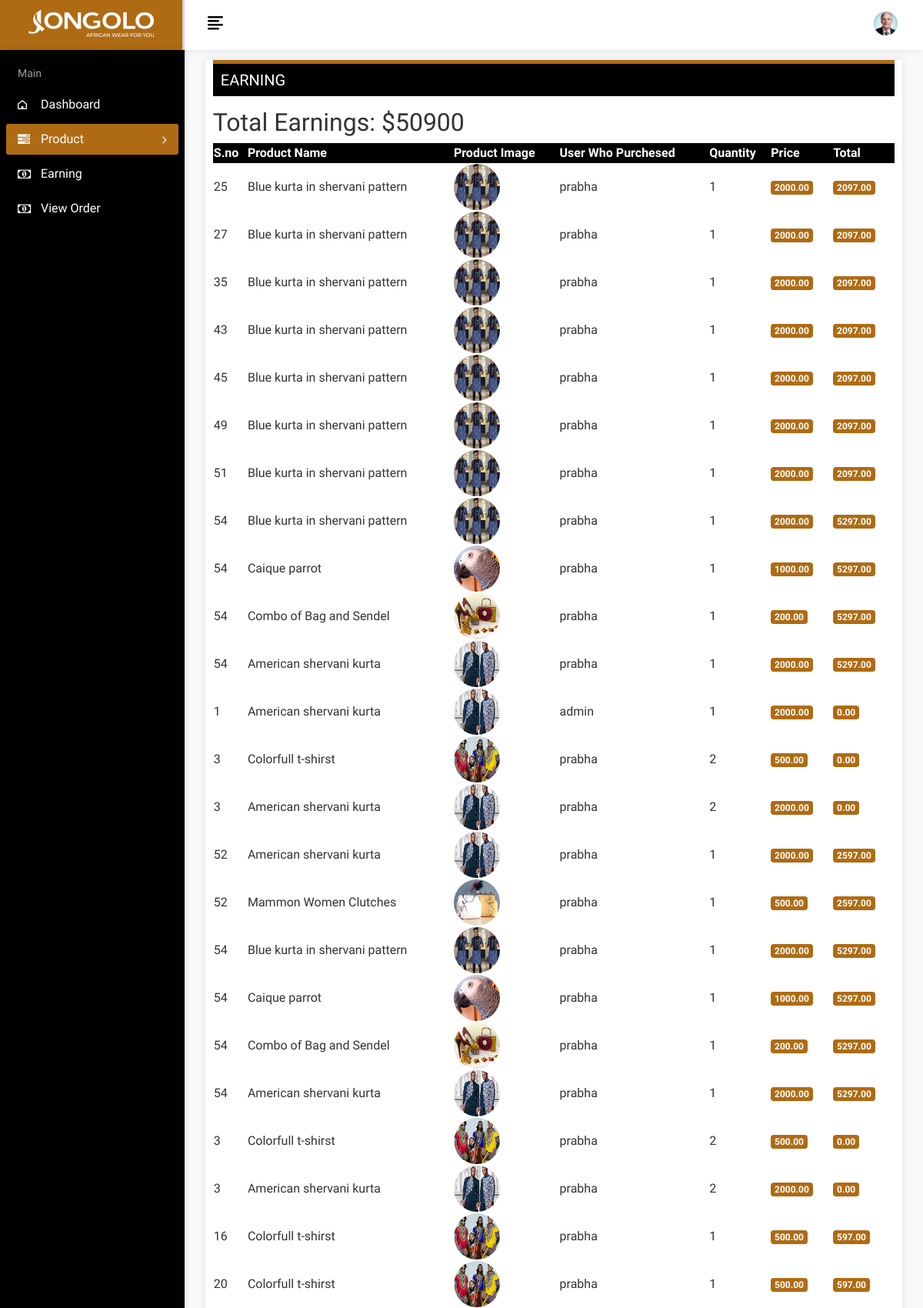
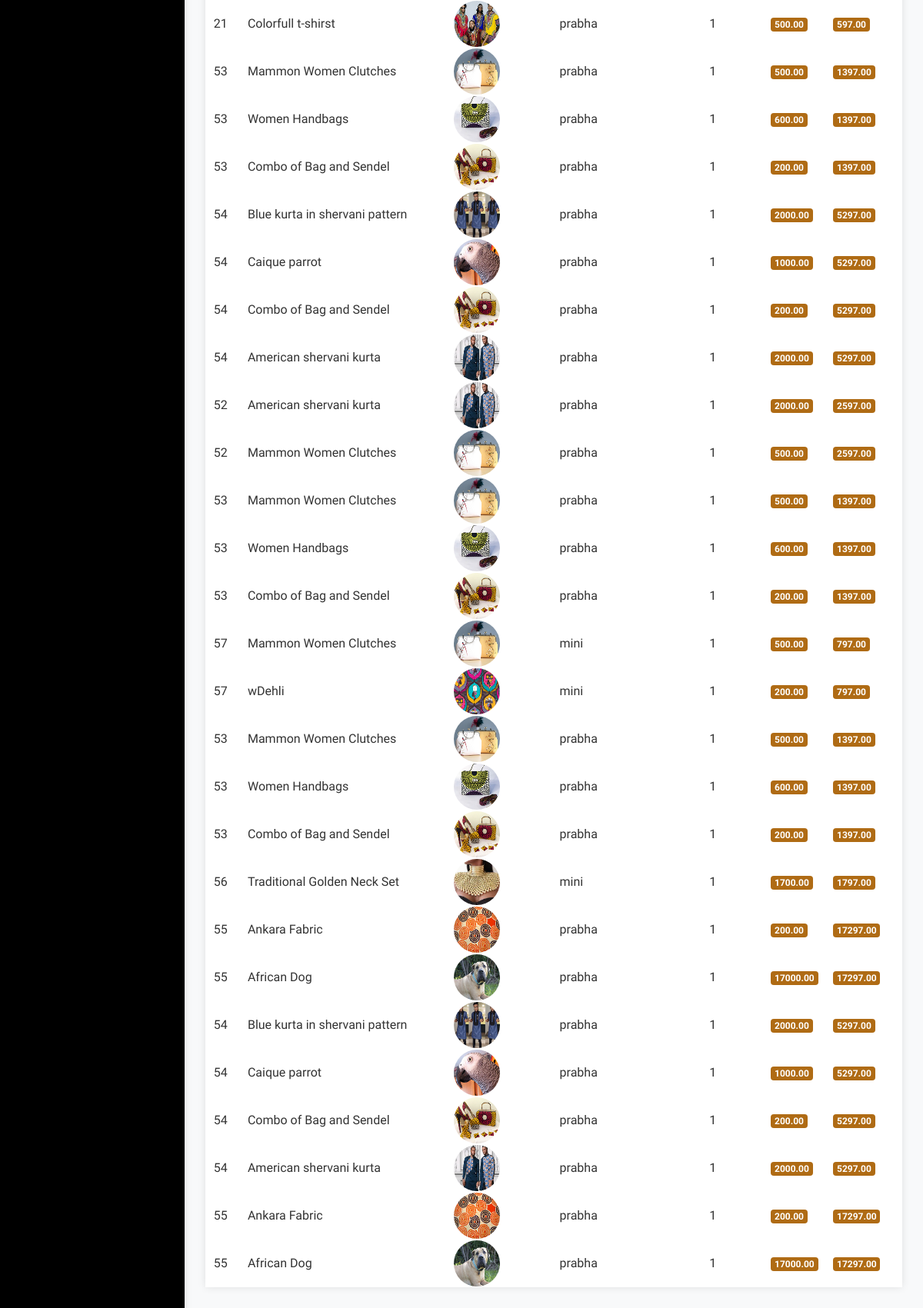
The page /earning (signed in) on the database as committed earlier (2 pictures, top to bottom).
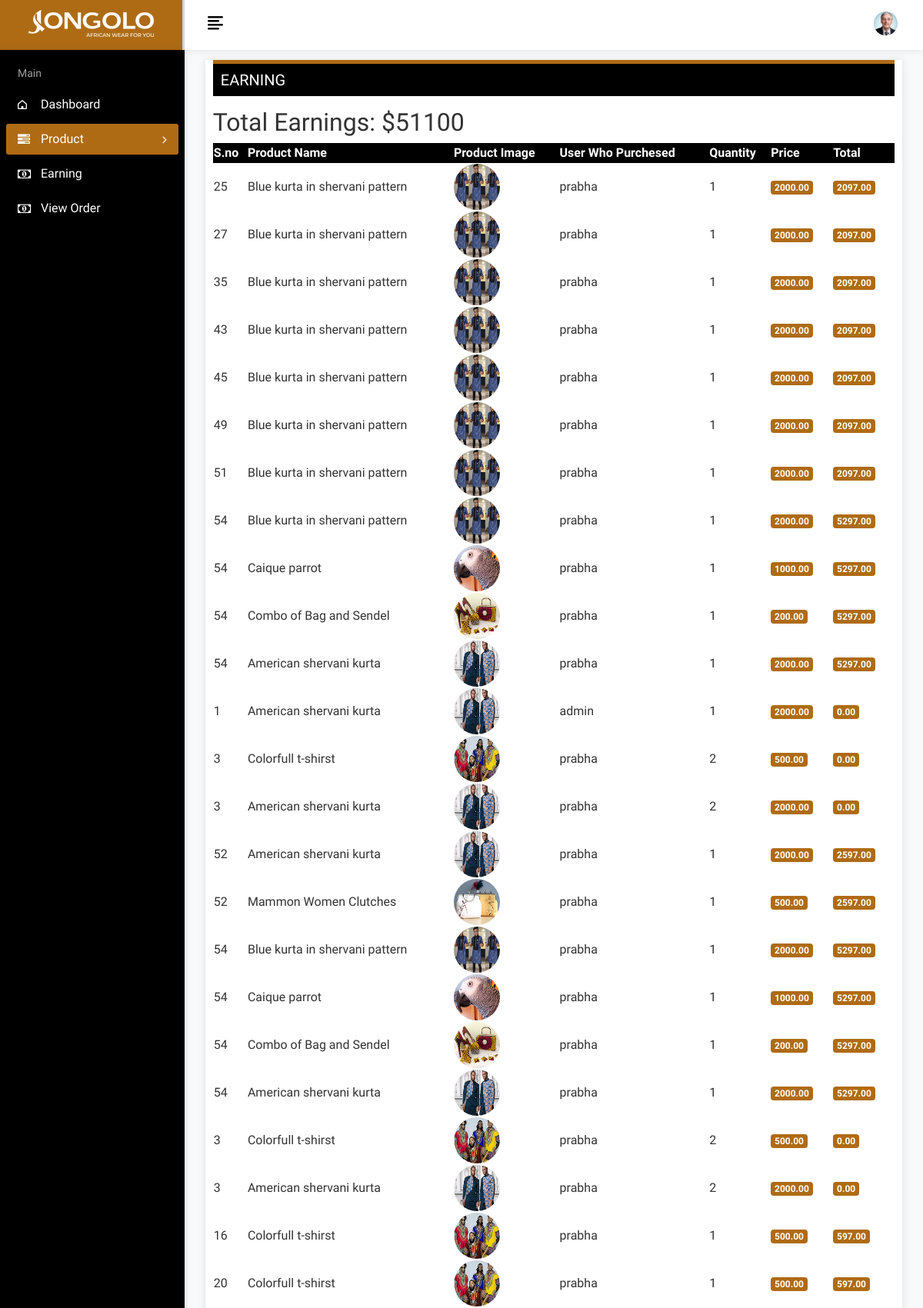
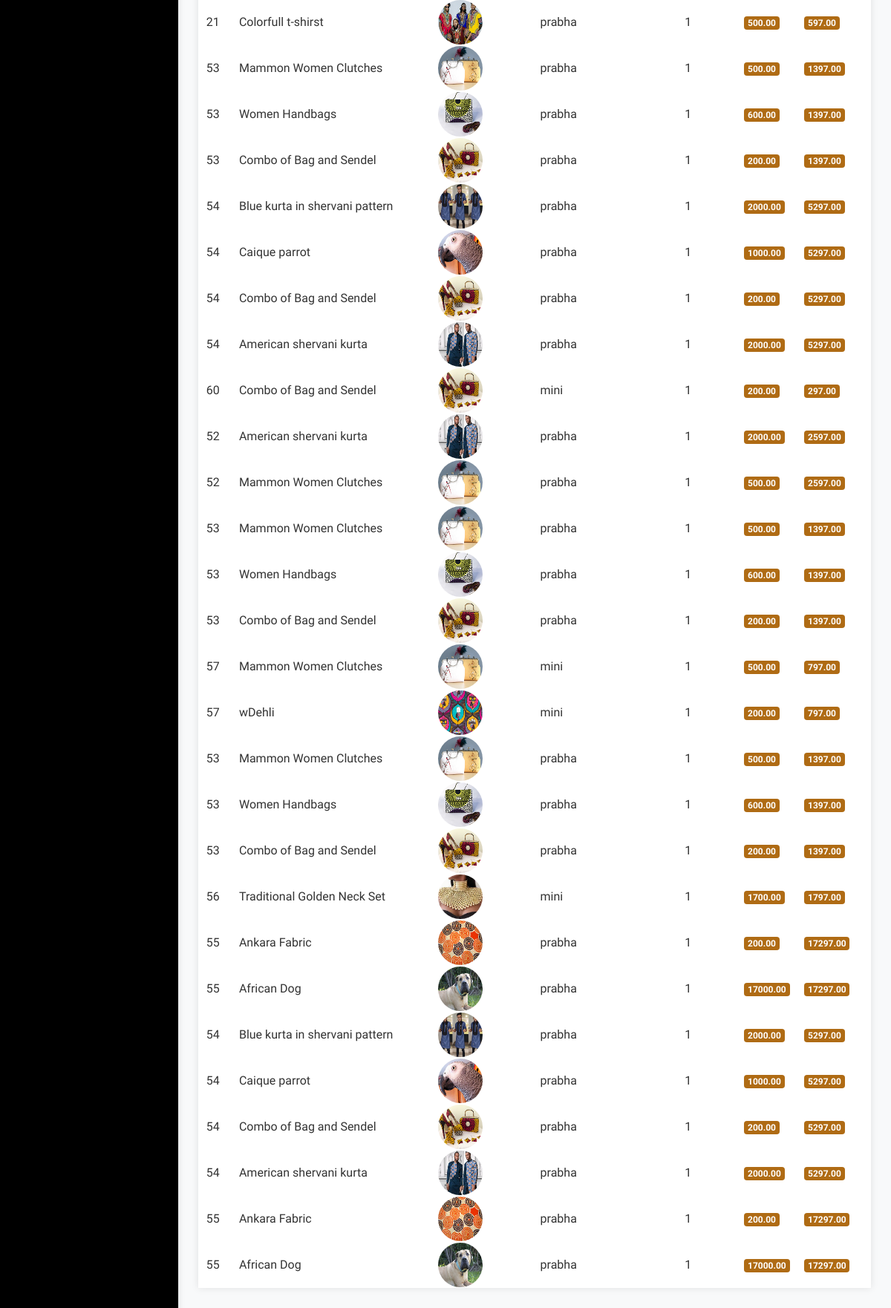
The same page on the database as committed later (2 pictures, top to bottom).
### myapp/models.py (models this page shows, shortened)
class Order(models.Model):
    user = models.ForeignKey(User, on_delete=models.CASCADE)
    created_at = models.DateTimeField(auto_now_add=True)
    shipping_address = models.ForeignKey(Adres, on_delete=models.SET_NULL, null=True, blank=True)
    total_price = models.DecimalField(max_digits=10, decimal_places=2)
    status = models.CharField(max_length=20,default='pending')

class OrderItem(models.Model):
    order = models.ForeignKey(Order, on_delete=models.CASCADE)
    product = models.ForeignKey(Product, on_delete=models.CASCADE)
    quantity = models.PositiveIntegerField()
    unit_price = models.DecimalField(max_digits=10, decimal_places=2)

class Product(models.Model):
    user = models.ForeignKey(User, on_delete=models.CASCADE, default=1)
    name = models.CharField(max_length=100)
    price = models.IntegerField(default=0)
    category = models.ForeignKey(Category, on_delete=models.CASCADE, default=1)
    description = models.CharField(max_length=200, default='' , null=True , blank=True)
    image = models.ImageField(upload_to='products')
    def total_earnings(self):
        order_items = OrderItem.objects.filter(product=self)
        total_quantity_sold = sum(item.quantity for item in order_items)
        return total_quantity_sold * self.price

class User(AbstractBaseUser, PermissionsMixin):
    email = models.EmailField(unique=True, verbose_name='Email Address')
    username = models.CharField(max_length=256)
    is_active = models.BooleanField(default=True)
    is_staff = models.BooleanField(default=False)
    is_admin = models.BooleanField(default=False)
    is_superuser = models.BooleanField(default=False)
    SUPERUSER = '1'
    VENDER = '2'
    ADDUSER = '3'
    BLOGER = '4'
    User_type=(
        ('Superuser','SUPERUSER'),
        ('AddUser','ADDUSER'),
        ('Vender','VENDER'),
        ('Bloger','BLOGER'),
    )
    user_type_data = (('Bloger','BLOGER'), ( VENDER, "Vender"), (ADDUSER, "AddUser"), (SUPERUSER, "Superuser"))
    user_type = models.CharField( choices=user_type_data, max_length=10,default='1')
    USERNAME_FIELD = 'email'
    REQUIRED_FIELDS = ['username']
    objects = UserManager()
    class Meta:
        db_table = 'user_profile'
    def __str__(self):
        return f'{self.username} '

### myapp/vender_views.py (the view)
# urls.py: path('earning',vender_views.earning,name='earning'),
def earning(request):
    user_orders = Order.objects.filter(orderitem__product__user=request.user)
    user_products = Product.objects.filter(user=request.user)
    total_earnings = sum(product.total_earnings() for product in user_products)
    return render(request, 'vender/earning.html', {'total_earnings': total_earnings, 'user_orders':user_orders})

### templates/vender/earning.html (shortened to what this page needs)
{% load static %}
<!DOCTYPE html>
<html lang="en">
<head>
	<link rel="stylesheet" href="{% static 'vender/css/bootstrap.min.css' %}">
	<link rel="stylesheet" href="{% static 'vender/css/font-awesome.min.css' %}">
	<link rel="stylesheet" href="{% static 'vender/css/feathericon.min.css' %}">
	<link rel="stylesheet" href="{% static 'vender/css/style.css' %}">
</head>
<body>
	<div class="main-wrapper">
		<div class="header">
			<div class="header-left">
				<a href="/dashboard-add" class="logo">
					<img src="{% static 'vender/img/logo.png' %}" alt="Logo">
				</a>
			</div>
			<a href="javascript:void(0);" id="toggle_btn">
				<i class="fe fe-text-align-left"></i>
			</a>
			<ul class="nav user-menu">
				<li class="nav-item dropdown app-dropdown">
					<a class="nav-link dropdown-toggle" aria-expanded="false" role="button" data-toggle="dropdown"
						href="#"><i class="fe fe-app-menu"></i></a>
				</li>
				<li class="nav-item dropdown has-arrow">
					<a href="#" class="dropdown-toggle nav-link" data-toggle="dropdown">
						<span class="user-img"><img class="rounded-circle"
								src="{% static 'vender/img/profiles/avatar-01.jpg' %}" width="31"
								alt="Ryan Taylor"></span>
					</a>
				</li>
			</ul>
		</div>
		<div class="sidebar" id="sidebar">
			<div class="sidebar-inner slimscroll">
				<div id="sidebar-menu" class="sidebar-menu">
					<ul>
						<li class="menu-title">
							<span>Main</span>
						</li>
						<li>
							<a href="/dashboard-add"><i class="fe fe-home"></i> <span>Dashboard</span></a>
						</li>
						<li class="submenu active">
							<a href="#" class=""><i class="fa fa-tasks"></i> <span> Product </span> <span
									class="menu-arrow"></span></a>
						</li>
						<li>
							<a href="/earning"><i class="fa fa-money"></i> <span>Earning</span></a>
						</li>
						<li>
							<a href="/order1"><i class="fa fa-money"></i> <span>View Order</span></a>
						</li>
					</ul>
				</div>
			</div>
		</div>
		<div class="page-wrapper">
			<div class="content container-fluid">
				<div class="page-header">
					<div class="row">
						<div class="col-sm-12">
							<div class="card full-header">
								<div class="users">
									<h3 class="page-title">Earning</h3>
								</div>
								<div class="user-box">
									<div class="datatables">
										<table id="example" class="display nowrap" style="width:100%">
											<thead>
												<tr>
													<th>S.no</th>
													<th>Product Name</th>
													<th>Product Image</th>
													<th>User Who Purchesed</th>
													<th>Quantity</th>
													<th>Price</th>
													<th>Total</th>
												</tr>
											</thead>
											<tbody>
												<tr class="even">
													<h2>Total Earnings: ${{ total_earnings }}</h2>
													{% for order in user_orders %}
													{% for item in order.orderitem_set.all %}
													<td>{{ order.id }}</td>
													<td>{{item.product.name}}</td>
													<td><img class="rounded-circle"
															src="{{item.product.image.url}}" width="31"
															alt="{{item.user}}" style="height: 60px;width: 60px;"></td>
													<td>{{order.user}}</td>
													<td>{{ item.quantity }}</td>
													<td>
														<div class="badge badge-success">{{item.unit_price}}</div>
													</td>
													<td>
														<div class="badge badge-success">{{order.total_price}}</div>
													</td>
												</tr>
												{% endfor %}
													{% endfor %}
											</tbody>
										</table>
									</div>
								</div>
							</div>
						</div>
					</div>
				</div>
			</div>
		</div>
	</div>
</body>
</html>

Rows that differ between the two databases and show on the page:
added Order: id "60", user "mini", total_price "297.00"
added OrderItem: product.name "Combo of Bag and Sendel", product.image (picture), quantity "1", unit_price "200.00"
Other text that changed with them:
{{ total_earnings }}: "50900" → "51100"
